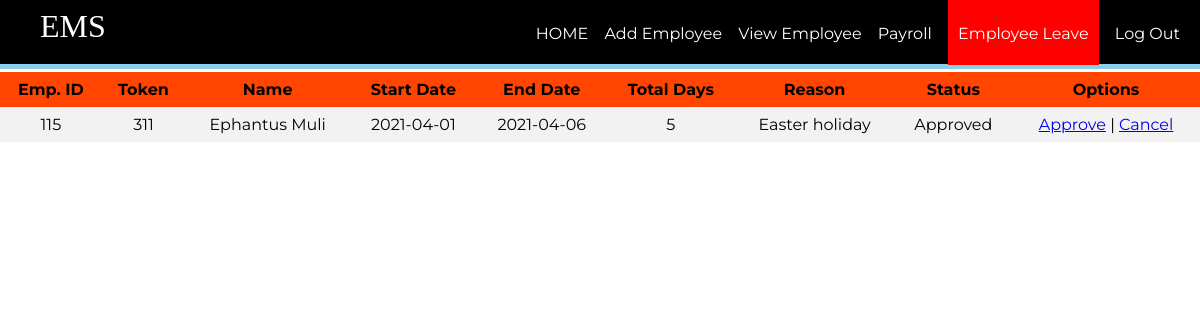
Screenshot of /employee/empleave.php with the database file from the repository.
### tables this page shows
CREATE TABLE `employee_leave` (
  `id` int(11) DEFAULT NULL,
  `token` int(11) NOT NULL,
  `start` date DEFAULT NULL,
  `end` date DEFAULT NULL,
  `reason` char(100) DEFAULT NULL,
  `status` char(50) DEFAULT NULL
);

CREATE TABLE `employee` (
  `id` int(11) NOT NULL,
  `firstName` varchar(100) NOT NULL,
  `lastName` varchar(100) NOT NULL,
  `email` varchar(100) NOT NULL,
  `password` text NOT NULL,
  `birthday` date NOT NULL,
  `gender` varchar(10) NOT NULL,
  `contact` varchar(20) NOT NULL,
  `nid` int(20) NOT NULL,
  `address` varchar(100) DEFAULT NULL,
  `dept` varchar(100) NOT NULL,
  `degree` varchar(100) NOT NULL,
  `pic` text NOT NULL
);

### employee/empleave.php (the view, shortened to what this page needs)
<?php
require_once ('process/dbh.php');
$sql = "Select employee.id, employee.firstName, employee.lastName, employee_leave.start, employee_leave.end, employee_leave.reason, employee_leave.status, employee_leave.token From employee, employee_leave Where employee.id = employee_leave.id order by employee_leave.token";
$result = mysqli_query($conn, $sql);
?>
<html>
<head>
	<link rel="stylesheet" type="text/css" href="styleview.css">
</head>
<body>
	<header>
		<nav>
			<h1>EMS</h1>
			<ul id="navli">
				<li><a class="homeblack" href="aloginwel.php">HOME</a></li>
				<li><a class="homeblack" href="addemp.php">Add Employee</a></li>
				<li><a class="homeblack" href="viewemp.php">View Employee</a></li>
				<li><a class="homeblack" href="salaryemp.php">Payroll</a></li>
				<li><a class="homered" href="empleave.php">Employee Leave</a></li>
				<li><a class="homeblack" href="alogin.html">Log Out</a></li>
			</ul>
		</nav>
	</header>
	<div class="divider"></div>
	<div id="divimg">
		<table>
			<tr>
				<th>Emp. ID</th>
				<th>Token</th>
				<th>Name</th>
				<th>Start Date</th>
				<th>End Date</th>
				<th>Total Days</th>
				<th>Reason</th>
				<th>Status</th>
				<th>Options</th>
			</tr>
			<?php
				while ($employee = mysqli_fetch_assoc($result)) {
				$date1 = new DateTime($employee['start']);
				$date2 = new DateTime($employee['end']);
				$interval = $date1->diff($date2);
					echo "<tr>";
					echo "<td>".$employee['id']."</td>";
					echo "<td>".$employee['token']."</td>";
					echo "<td>".$employee['firstName']." ".$employee['lastName']."</td>";
					echo "<td>".$employee['start']."</td>";
					echo "<td>".$employee['end']."</td>";
					echo "<td>".$interval->days."</td>";
					echo "<td>".$employee['reason']."</td>";
					echo "<td>".$employee['status']."</td>";
					echo "<td><a href=\"approve.php?id=$employee[id]&token=$employee[token]\"  onClick=\"return confirm('Are you sure you want to Approve the request?')\">Approve</a> | <a href=\"cancel.php?id=$employee[id]&token=$employee[token]\" onClick=\"return confirm('Are you sure you want to Canel the request?')\">Cancel</a></td>";
				}
			?>
		</table>
	</div>
</body>
</html>

### employee/styleview.css (style rules this page uses)
body { margin: 0px; }
header { background: black; color: white; padding: 8px 20px 6px 40px; height: 50px; }
header h1 { display: inline; font-family: 'Times New Roman'; font-weight: 400; font-size: 32px; float: left; margin-top: 0px; margin-right: 10px; }
nav ul { display: inline; padding: 0px; float: right; }
nav ul li { display: inline-block; list-style-type: none; color: white; float: none; margin-left: 12px; }
nav ul li a { color: white; text-decoration: none; }
#navli { font-family: 'Montserrat', sans-serif; }
.homered { background-color: red; padding: 30px 10px 22px 10px; }
.divider { background-color: skyblue; height: 5px; }
table { margin: 0px; border-collapse: collapse; width: 100%; font-family: 'Montserrat', sans-serif; }
th, td { text-align: center; padding: 8px; }
tr:nth-child(even) { background-color: #f2f2f2 }
th { background-color: orangered; color: black; }

### rows the page displays
employee_leave: id "115", token "311", id.firstName "Ephantus", id.lastName "Muli", start "2021-04-01", end "2021-04-06", start+end "5", reason "Easter holiday", status "Approved"
